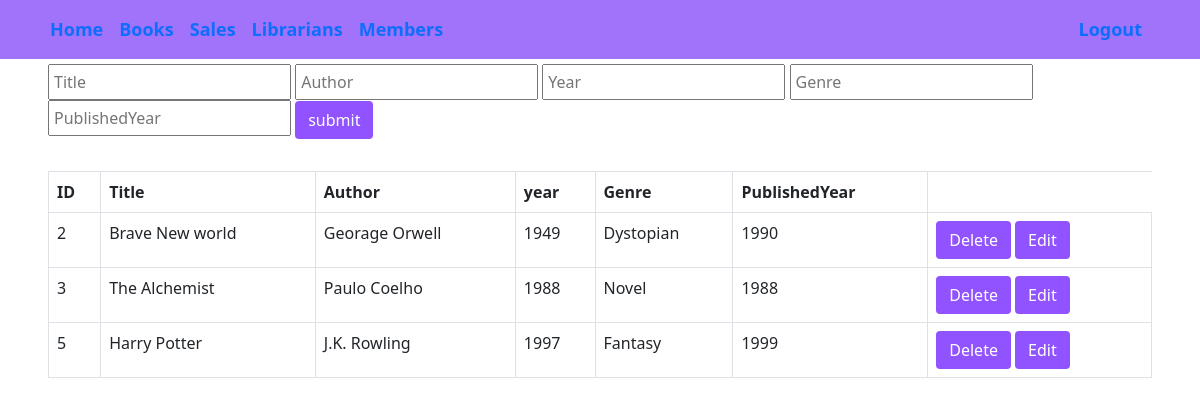
Screenshot of /book.php with the database file from the repository.
### tables this page shows
CREATE TABLE `books` (
  `BookID` int(11) NOT NULL,
  `Title` varchar(100) NOT NULL,
  `Author` varchar(100) DEFAULT NULL,
  `year` int(11) DEFAULT NULL,
  `Genre` varchar(50) DEFAULT NULL,
  `PublishedYear` int(11) NOT NULL
);

### book.php (the view, shortened to what this page needs)
<?php
	$servername = "localhost";
	$username = "root";
	$password = "";
	$db_name = "librarydb";
	include("navbar.php");
	$connect = mysqli_connect($servername, $username, $password, $db_name);
?>
<!DOCTYPE html>
<html>
	<head>
		<link rel="stylesheet" href="bootstrap-5.0.2-dist/css/bootstrap.min.css" />
	</head>
	<body>
		<div class="container-fluid p-5 ">
			<div class="row">
				<div class="col-sm-12 mt-3 ">
					<form action="" method="POST">
						<input type="text" name="Title" id="Title" placeholder="Title" class=" p-1"/>
						<input type="text" name="Author" id="Author" placeholder="Author" class=" p-1"/>
						<input type="numbar" name="year" id="year" placeholder="Year" class=" p-1"/>
						<input type="text" name="Genre" id="Genre" placeholder="Genre" class=" p-1"/>
						<input type="varchar" name="PublishedYear" id="PublishedYear" placeholder="PublishedYear" class=" p-1"/>
						<input type="submit" value="submit" class="btn" />
					</form>
				</div>
			</div>
			<div class="row">
				<div class="col-sm-12 mt-3">
					<table class="table mt-3 table-bordered">
						<tr>
							<th>ID</th>
							<th>Title</th>
							<th>Author</th>
							<th>year</th>
							<th>Genre</th>
							<th>PublishedYear</th>
						</tr>
						<?php
							$sql = "SELECT * FROM books";
							$result = mysqli_query($connect, $sql);
							if(mysqli_num_rows($result) > 0){
								while($row = mysqli_fetch_assoc($result)){
						?>
							<tr>
								<td><?php echo $row['BookID']; ?></td>
								<td><?php echo $row['Title']; ?></td>
								<td><?php echo $row['Author']; ?></td>
								<td><?php echo $row['year']; ?></td>
								<td><?php echo $row['Genre']; ?></td>
								<td><?php echo $row['PublishedYear']; ?></td>
								<td>
									<a class="btn" href="book.php?delete_id=<?php echo $row['BookID']; ?>" onclick="return confirm('Sure?');">Delete</a>
									<button class="btn"onclick="editbooks('<?php echo $row['BookID']; ?>' , '<?php echo $row['Title']; ?>' ,
									'<?php echo $row['Author']; ?>' , '<?php echo $row['year']; ?>' , '<?php echo $row['Genre']; ?>','<?php echo $row['PublishedYear']; ?>')">Edit</button>
								</td>
							</tr>
						<?php
							}
						}else{
							echo "There is no records.";
						}
						?>
					</table>
				</div>
			</div>
		</div>
	</body>
</html>

### navbar.php (shortened to what this page needs)
<!DOCTYPE html>
<html>
	<head>
		<link rel="stylesheet" href="bootstrap-5.0.2-dist/css/bootstrap.min.css" />
	</head>
	<body>
			<nav class="navbar navbar-expand-sm  fixed-top">
				<div class="container">
					<div>
						<ul class="navbar-nav align-items-center">
							<li class="nav-item"><a href="user_dashboard.php" class="nav-link mylink">Home</a></li>
							<li class="nav-item"><a href="book.php" class="nav-link mylink">Books</a></li>
							<li class="nav-item"><a href="sales.php" class="nav-link mylink">Sales</a></li>
							<li class="nav-item"><a href="librarian.php" class="nav-link mylink">Librarians</a></li>
							<li class="nav-item"><a href="member.php" class="nav-link mylink">Members</a></li>
						</ul>
					</div>
					<a href="logout.php" class="nav-link text-end mylink">Logout</a>
				</div>
		</nav>
	</body>
	</html>

### navbar.php (style rules this page uses)
body { margin: 0; font-family: 'Segoe UI', sans-serif; }
.navbar { background-color: #a073fa; }
.nav-link { color:white; text-decoration: none; font-weight: bold; color: white; font-size: 18px; }
.text-end { margin-left: auto; }

### book.php (style rules this page uses)
.btn { background-color:#9152ff; color: white; }

### rows the page displays
books: BookID "2", Title "Brave New world", Author "Georage Orwell", year "1949", Genre "Dystopian", PublishedYear "1990"
books: BookID "3", Title "The Alchemist", Author "Paulo Coelho", year "1988", Genre "Novel", PublishedYear "1988"
books: BookID "5", Title "Harry Potter", Author "J.K. Rowling", year "1997", Genre "Fantasy", PublishedYear "1999"
